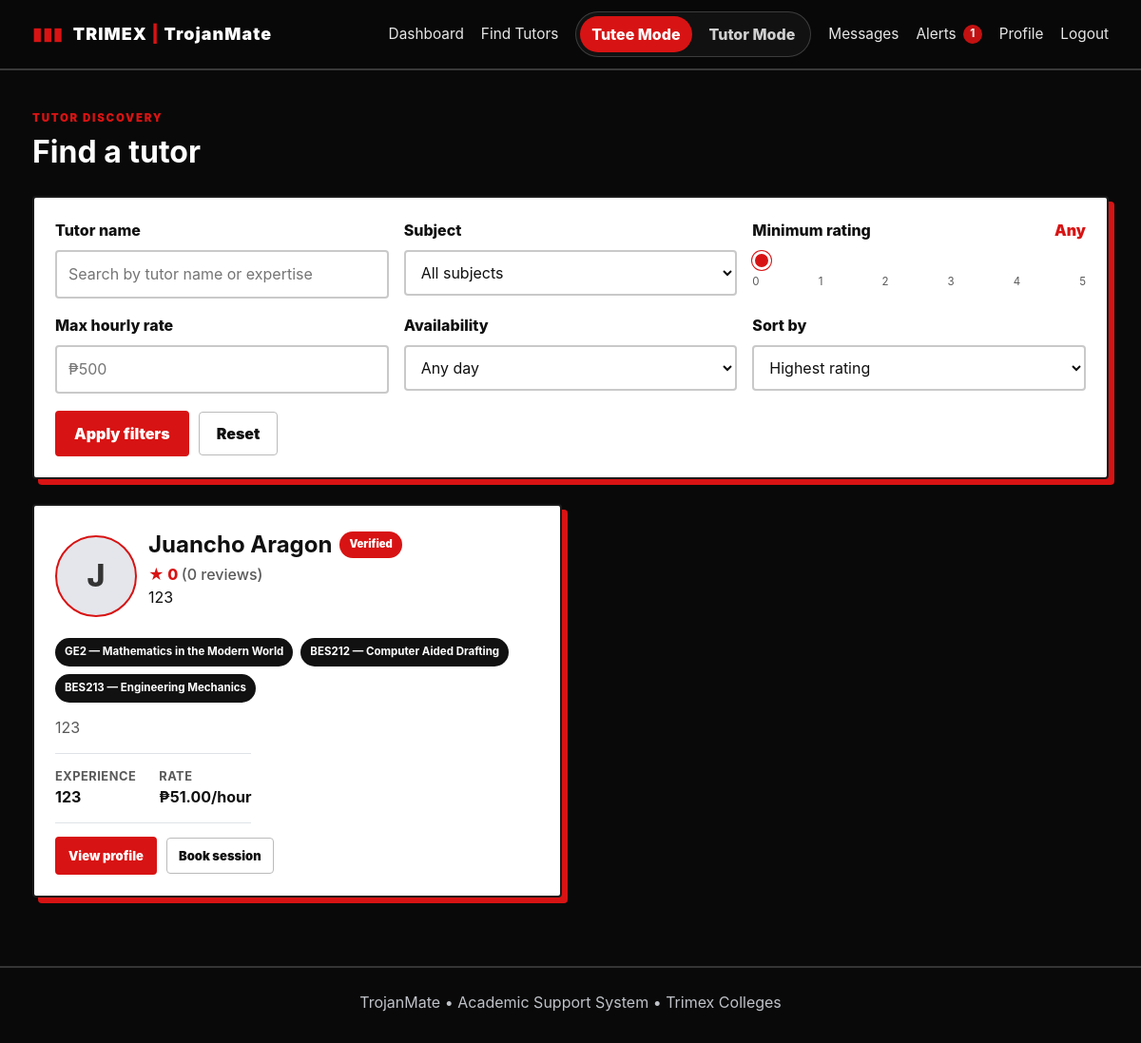
/tutors (signed in), run on the app's committed database.
### tables this page shows
CREATE TABLE tutor_profiles (
    id INTEGER PRIMARY KEY AUTOINCREMENT,
    user_id INTEGER NOT NULL UNIQUE,
    bio TEXT DEFAULT '',
    qualifications TEXT DEFAULT '',
    experience TEXT DEFAULT '',
    verified INTEGER NOT NULL DEFAULT 0,
    hourly_rate REAL NOT NULL DEFAULT 0, bank_name TEXT DEFAULT '', bank_account_name TEXT DEFAULT '', bank_account_number TEXT DEFAULT '', bank_qr_code TEXT DEFAULT '',
    FOREIGN KEY(user_id) REFERENCES users(id) ON DELETE CASCADE
);

### app.py (the view)
@app.route("/tutors")
@login_required
def tutors():
    db = get_db()
    q = request.args.get("q", "").strip()
    subject = request.args.get("subject", "").strip()
    rating_min_raw = request.args.get("rating_min", "0")
    try:
        rating_min_value = max(0.0, min(5.0, float(rating_min_raw)))
    except (TypeError, ValueError):
        rating_min_value = 0.0
    rating_min = "0" if rating_min_value == 0 else f"{rating_min_value:.1f}"
    price_max = request.args.get("price_max", "")
    availability = request.args.get("availability", "all")
    sort = request.args.get("sort", "rating_desc")
    params = []
    sql = """
        SELECT tp.*, u.name, u.email,
               COALESCE(ROUND(AVG(f.rating),1),0) rating,
               COUNT(f.id) rating_count,
               GROUP_CONCAT(s.name, ', ') subject_names,
               tp.hourly_rate
        FROM tutor_profiles tp
        JOIN users u ON u.id=tp.user_id
        LEFT JOIN feedback f ON f.tutor_id=tp.id
        LEFT JOIN tutor_subjects ts ON ts.tutor_id=tp.id
        LEFT JOIN subjects s ON s.id=ts.subject_id AND s.is_active=1
        WHERE tp.verified=1
    """
    sql += " AND tp.id IN (SELECT tutor_id FROM tutor_subjects GROUP BY tutor_id)"
    if q:
        sql += " AND (u.name LIKE ? OR tp.bio LIKE ? OR tp.qualifications LIKE ?)"
        like = f"%{q}%"
        params += [like, like, like]
    if subject:
        sql += " AND tp.id IN (SELECT ts2.tutor_id FROM tutor_subjects ts2 JOIN subjects s2 ON s2.id=ts2.subject_id WHERE s2.name=?)"
        params.append(subject)
    if price_max:
        sql += " AND tp.hourly_rate <= ?"
        params.append(float(price_max))
    if availability and availability != "all":
        sql += " AND tp.id IN (SELECT DISTINCT tutor_id FROM availability WHERE day=?)"
        params.append(availability)
    sql += " GROUP BY tp.id"
    if rating_min_value > 0:
        sql += " HAVING COALESCE(AVG(f.rating),0) >= ?"
        params.append(rating_min_value)
    if sort == "rating_desc":
        sql += " ORDER BY rating DESC, u.name"
    elif sort == "rating_asc":
        sql += " ORDER BY rating ASC, u.name"
    elif sort == "name_asc":
        sql += " ORDER BY u.name ASC"
    elif sort == "name_desc":
        sql += " ORDER BY u.name DESC"
    elif sort == "price_asc":
        sql += " ORDER BY tp.hourly_rate ASC, u.name"
    elif sort == "price_desc":
        sql += " ORDER BY tp.hourly_rate DESC, u.name"
    else:
        sql += " ORDER BY rating DESC, u.name"
    tutor_rows = db.execute(sql, params).fetchall()
    subjects = db.execute("SELECT * FROM subjects WHERE is_active=1 ORDER BY sort_order").fetchall()
    availability_days = ["Monday", "Tuesday", "Wednesday", "Thursday", "Friday", "Saturday", "Sunday"]
    return render_template(
        "tutors.html",
        tutors=tutor_rows,
        subjects=subjects,
        q=q,
        selected_subject=subject,
        rating_min=rating_min,
        price_max=price_max,
        availability=availability,
        sort=sort,
        availability_days=availability_days,
    )

### app.py (called while the page is built)
def get_db():
    if "db" not in g:
        g.db = sqlite3.connect(DB_PATH)
        g.db.row_factory = sqlite3.Row
        g.db.execute("PRAGMA foreign_keys = ON")
    return g.db

def user_can_use_tutor_mode(user_row):
    if not user_row or user_row["role"] == "admin":
        return False
    profile = get_db().execute(
        "SELECT * FROM tutor_profiles WHERE user_id=? LIMIT 1",
        (user_row["id"],),
    ).fetchone()
    if not profile:
        return False
    return int(profile["verified"] or 0) == 1

def get_active_mode():
    mode = session.get("active_mode")
    if mode not in {"tutee", "tutor"}:
        mode = "tutee"
    if mode == "tutor" and not user_can_use_tutor_mode(g.user):
        session["active_mode"] = "tutee"
        return "tutee"
    return mode

def login_required(view):
    @wraps(view)
    def wrapped(*args, **kwargs):
        if not g.user:
            flash("Please log in first.", "warning")
            return redirect(url_for("login"))
        return view(*args, **kwargs)
    return wrapped

@app.before_request
def load_user():
    g.user = None
    if "user_id" in session:
        g.user = get_db().execute(
            "SELECT id, name, email, role, created_at, profile_picture, tutor_enabled, COALESCE(admin_approved,1) AS admin_approved, COALESCE(admin_owner,0) AS admin_owner FROM users WHERE id=?",
            (session["user_id"],)
        ).fetchone()
        if g.user:
            current_mode = session.get("active_mode")
            if current_mode not in {"tutee", "tutor"}:
                session["active_mode"] = "tutee"
            if current_mode == "tutor" and not user_can_use_tutor_mode(g.user):
                session["active_mode"] = "tutee"

@app.context_processor
def inject_globals():
    unread_count = 0
    if g.user:
        unread_count = get_db().execute(
            "SELECT COUNT(*) AS c FROM notifications WHERE user_id=? AND is_read=0",
            (g.user["id"],),
        ).fetchone()["c"]
    return {
        "current_user": g.user,
        "unread_notifications": unread_count,
        "avatar_url": get_avatar_url,
        "user_is_student": user_is_student,
        "user_is_tutor": user_is_tutor,
        "user_can_use_tutor_mode": user_can_use_tutor_mode,
        "active_mode": get_active_mode,
        "format_hourly_rate": format_hourly_rate,
    }

### templates/tutors.html (shortened to what this page needs)
{% extends "base.html" %}
{% block content %}
<div class="pagehead">
  <div>
    <span class="eyebrow">TUTOR DISCOVERY</span>
    <h1>Find a tutor</h1>
  </div>
</div>
<form class="search-panel card" method="get">
  <div class="search-grid">
    <div class="field-group">
      <label for="q">Tutor name</label>
      <input id="q" name="q" value="{{ q }}" placeholder="Search by tutor name or expertise">
    </div>
    <div class="field-group">
      <label for="subject">Subject</label>
      <select id="subject" name="subject">
        <option value="">All subjects</option>
      </select>
    </div>
    <div class="field-group rating-filter-group">
      <div class="rating-filter-label">
        <label for="rating_min">Minimum rating</label>
        <output id="rating_min_value" for="rating_min">{% if rating_min == '0' %}Any{% else %}{{ '%.1f'|format(rating_min|float) }}+{% endif %}</output>
      </div>
      <input
        id="rating_min"
        name="rating_min"
        class="rating-range"
        type="range"
        min="0"
        max="5"
        step="0.1"
        value="{{ rating_min|float }}"
        aria-label="Minimum rating from 0 to 5"
        aria-valuemin="0"
        aria-valuemax="5"
        aria-valuenow="{{ rating_min|float }}"
      >
      <div class="rating-scale" aria-hidden="true">
        <span>0</span><span>1</span><span>2</span><span>3</span><span>4</span><span>5</span>
      </div>
    </div>
    <div class="field-group">
      <label for="price_max">Max hourly rate</label>
      <input id="price_max" name="price_max" type="number" min="0" step="50" value="{{ price_max }}" placeholder="₱500">
    </div>
    <div class="field-group">
      <label for="availability">Availability</label>
      <select id="availability" name="availability">
        <option value="all" {% if availability == 'all' %}selected{% endif %}>Any day</option>
      </select>
    </div>
    <div class="field-group">
      <label for="sort">Sort by</label>
      <select id="sort" name="sort">
        <option value="rating_desc" {% if sort == 'rating_desc' %}selected{% endif %}>Highest rating</option>
      </select>
    </div>
  </div>
  <div class="search-actions">
    <button class="btn" type="submit">Apply filters</button>
    <a class="btn secondary" href="{{ url_for('tutors') }}">Reset</a>
  </div>
</form>
{% if tutors %}
  <div class="tutor-grid">
    {% for tutor in tutors %}
      <article class="card tutor-card large">
        <div class="tutor-card-head">
          <div class="avatar large">{{ tutor['name'][0]|upper }}</div>
          <div class="tutor-card-info">
            <div class="verified-row">
              <h2>{{ tutor['name'] }}</h2>
              {% if tutor['verified'] %}<span class="badge confirmed">Verified</span>{% endif %}
            </div>
            <div class="rating-line">★ {{ tutor['rating'] }} <span>({{ tutor['rating_count'] }} reviews)</span></div>
            <p class="muted">{{ tutor['experience'] or 'Experienced academic tutor' }}</p>
          </div>
        </div>
        <div class="tag-list">
          {% if tutor['subject_names'] %}
            {% for subject in tutor['subject_names'].split(',') %}
              <span class="tag">{{ subject.strip() }}</span>
            {% endfor %}
          {% else %}
            <span class="tag">Academic support</span>
          {% endif %}
        </div>
        <p class="tutor-bio">{{ tutor['bio'] or 'No biography provided yet.' }}</p>
        <div class="tutor-meta-row">
          <div><strong>Experience</strong><span>{{ tutor['experience'] or 'Not specified' }}</span></div>
          <div><strong>Rate</strong><span>{% if tutor['hourly_rate'] %}₱{{ '%.2f'|format(tutor['hourly_rate']) }}/hour{% else %}Free / not specified{% endif %}</span></div>
        </div>
        <div class="card-actions">
          <a class="btn small" href="{{ url_for('tutor_detail', tutor_id=tutor['id']) }}">View profile</a>
          <a class="btn small secondary" href="{{ url_for('book', tutor_id=tutor['id']) }}">Book session</a>
        </div>
      </article>
    {% endfor %}
  </div>
{% else %}
  <div class="empty-state">
    <h3>No tutors match your filters</h3>
    <p>Try widening your search or resetting the filters.</p>
    <a class="btn" href="{{ url_for('tutors') }}">Clear filters</a>
  </div>
{% endif %}
{% endblock %}

### data on the page
tutor_profiles: tutor "J", name "Juancho Aragon", verified "Verified", rating "0", rating_count "0", experience "123", strip "GE2 — Mathematics in the Modern World" "BES212 — Computer Aided Drafting" "BES213 — Engineering Mechanics", bio "123", hourly_rate "51.00"

### other printed values
{{ unread_notifications }} "1"
